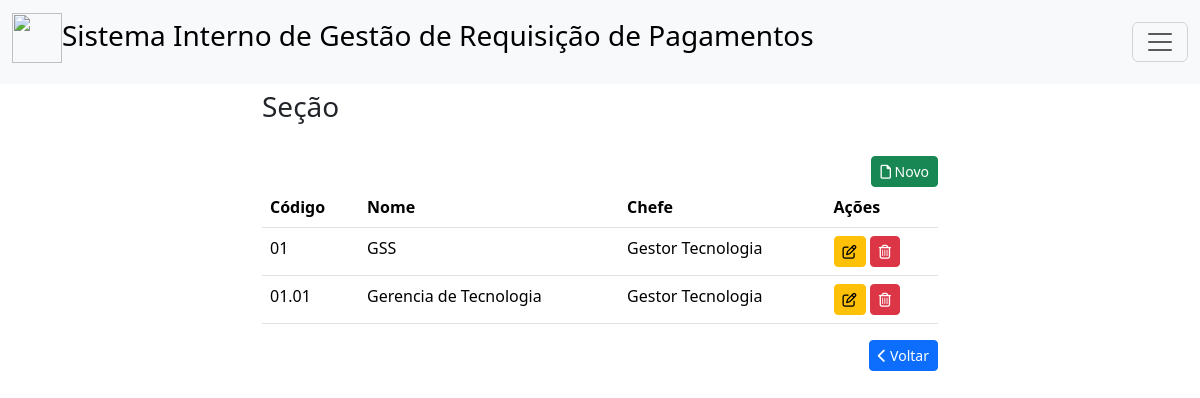
The app's page /secao.php with its own data.
### tables this page shows
CREATE TABLE IF NOT EXISTS `secao` (
  `idSecao` int NOT NULL AUTO_INCREMENT,
  `codSecao` varchar(45) NOT NULL,
  `nomeSecao` varchar(100) DEFAULT NULL,
  `Usuario_idUsuarioChefe` int NOT NULL,
  PRIMARY KEY (`idSecao`,`Usuario_idUsuarioChefe`),
  KEY `fk_secao_Usuario1_idx` (`Usuario_idUsuarioChefe`),
  CONSTRAINT `fk_secao_Usuario1` FOREIGN KEY (`Usuario_idUsuarioChefe`) REFERENCES `usuario` (`idUsuario`)
);

CREATE TABLE IF NOT EXISTS `usuario` (
  `idUsuario` int NOT NULL AUTO_INCREMENT,
  `nome` varchar(45) NOT NULL,
  `email` varchar(45) NOT NULL,
  `senha` varchar(45) NOT NULL,
  `dataCriacao` date NOT NULL,
  `status` bit(1) DEFAULT NULL,
  `PerfilUsuario_idPerfilUsuario` int NOT NULL,
  `Secao_idSecao` int NOT NULL,
  PRIMARY KEY (`idUsuario`,`PerfilUsuario_idPerfilUsuario`,`Secao_idSecao`) USING BTREE,
  UNIQUE KEY `email_UNIQUE` (`email`),
  KEY `fk_Usuario_PerfilUsuario1_idx` (`PerfilUsuario_idPerfilUsuario`),
  KEY `fk_Usuario_secao1_idx` (`Secao_idSecao`) USING BTREE,
  CONSTRAINT `fk_Usuario_PerfilUsuario1` FOREIGN KEY (`PerfilUsuario_idPerfilUsuario`) REFERENCES `perfilusuario` (`idPerfilUsuario`),
  CONSTRAINT `fk_Usuario_secao1` FOREIGN KEY (`Secao_idSecao`) REFERENCES `secao` (`idSecao`)
);

### secao.php (the view, shortened to what this page needs)
<!DOCTYPE html>
<html>
    <head>
        <link href="https://cdn.jsdelivr.net/npm/bootstrap@5.3.3/dist/css/bootstrap.min.css" rel="stylesheet">
    </head>
    <body>
    <nav class="navbar bg-body-tertiary fixed-top">
    <div class="container-fluid">
    <a class="navbar-brand" href="#"><h3><img src="img/logo2.png" width="50px" height="50px">Sistema Interno de Gestão de Requisição de Pagamentos</h3></a>
    <button class="navbar-toggler" type="button" data-bs-toggle="offcanvas" data-bs-target="#offcanvasNavbar" aria-controls="offcanvasNavbar" aria-label="Toggle navigation">
        <span class="navbar-toggler-icon"></span>
    </button>
    </div>
    </nav>
    <div class="container" style="margin-top: 90px; width: 700px;">
        <h3>Seção</h3>
        <br>
        <div style="text-align: right;">
            <a class="btn btn-sm btn-success" href="adicionar_secao.php" role="button"><i class="fa-regular fa-file"></i>&nbsp;Novo</a>
        </div>
        <table class="table table-hover">
            <thead>
                <tr>
                <th scope="col">Código</th>
                <th scope="col">Nome</th>
                <th scope="col">Chefe</th>
                <th scope="col">Ações</th>
                </tr>
            </thead>
            <tbody>
                    <?php
                        include 'conexao.php';
                        $sql =  "SELECT secao.idSecao,
                                        secao.codSecao,
                                        secao.nomeSecao,
                                        usuario.nome AS chefeSecao
                                FROM secao
                                LEFT JOIN usuario ON usuario.idUsuario = secao.Usuario_idUsuarioChefe ORDER BY codSecao";
                        $buscar = mysqli_query($conexao, $sql);
                        while ($array = mysqli_fetch_array($buscar)) {
                            $idSecao = $array['idSecao'];
                            $codSecao = $array['codSecao'];
                            $nomeSecao = $array['nomeSecao'];
                            $chefeSecao = $array['chefeSecao'];
                    ?>
                <tr>
                    <td><?php echo $codSecao ?></td>
                    <td><?php echo $nomeSecao ?></td>
                    <td><?php echo $chefeSecao ?></td>
                    <td><a class="btn btn-warning btn-sm" href="editar_secao.php?id=<?php echo $idSecao ?>" role="button" data-toggle="tooltip" data-placement="top" title="Editar"><i class="fa-regular fa-pen-to-square"></i></a>
                        <a class="btn btn-danger btn-sm" href="deletar_secao.php?id=<?php echo $idSecao ?>" role="button" data-toggle="tooltip" data-placement="top" title="Apagar"><i class="fa-regular fa-trash-can"></i></a></td>
            <?php } ?>
                </tr>
            </tbody>
            </table>
        <div style="text-align: right;">
            <a href="index.php" role="button" class="btn btn-sm btn-primary"><i class="fa-solid fa-chevron-left"></i>&nbsp;Voltar</a>
        </div>
    </div>
    </body>
</html>

### records on screen
secao: codSecao "01", nomeSecao "GSS", usuario.nome "Gestor Tecnologia"
secao: codSecao "01.01", nomeSecao "Gerencia de Tecnologia", usuario.nome "Gestor Tecnologia"
